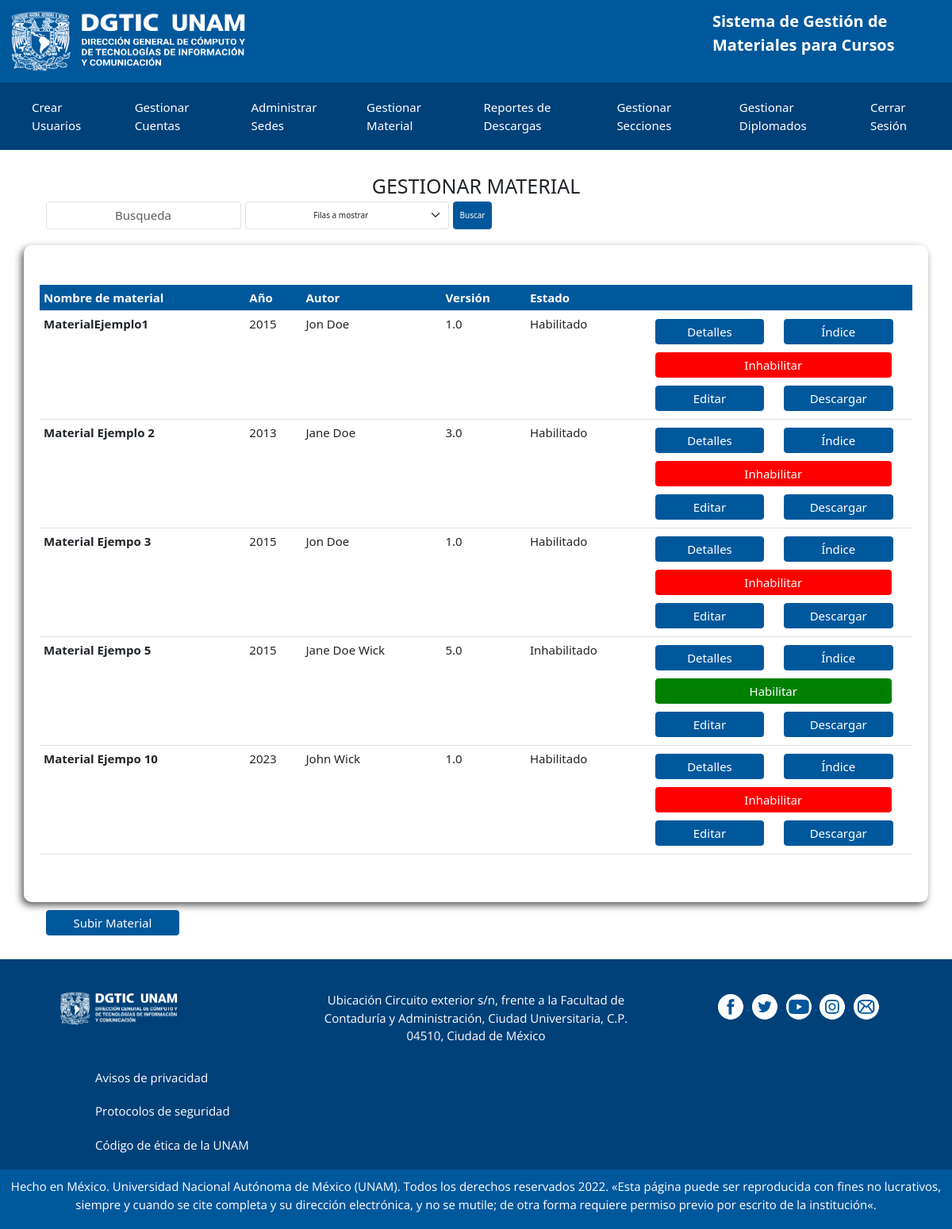
/view/admin/manage-material.php, run on an earlier commit of the app's database.
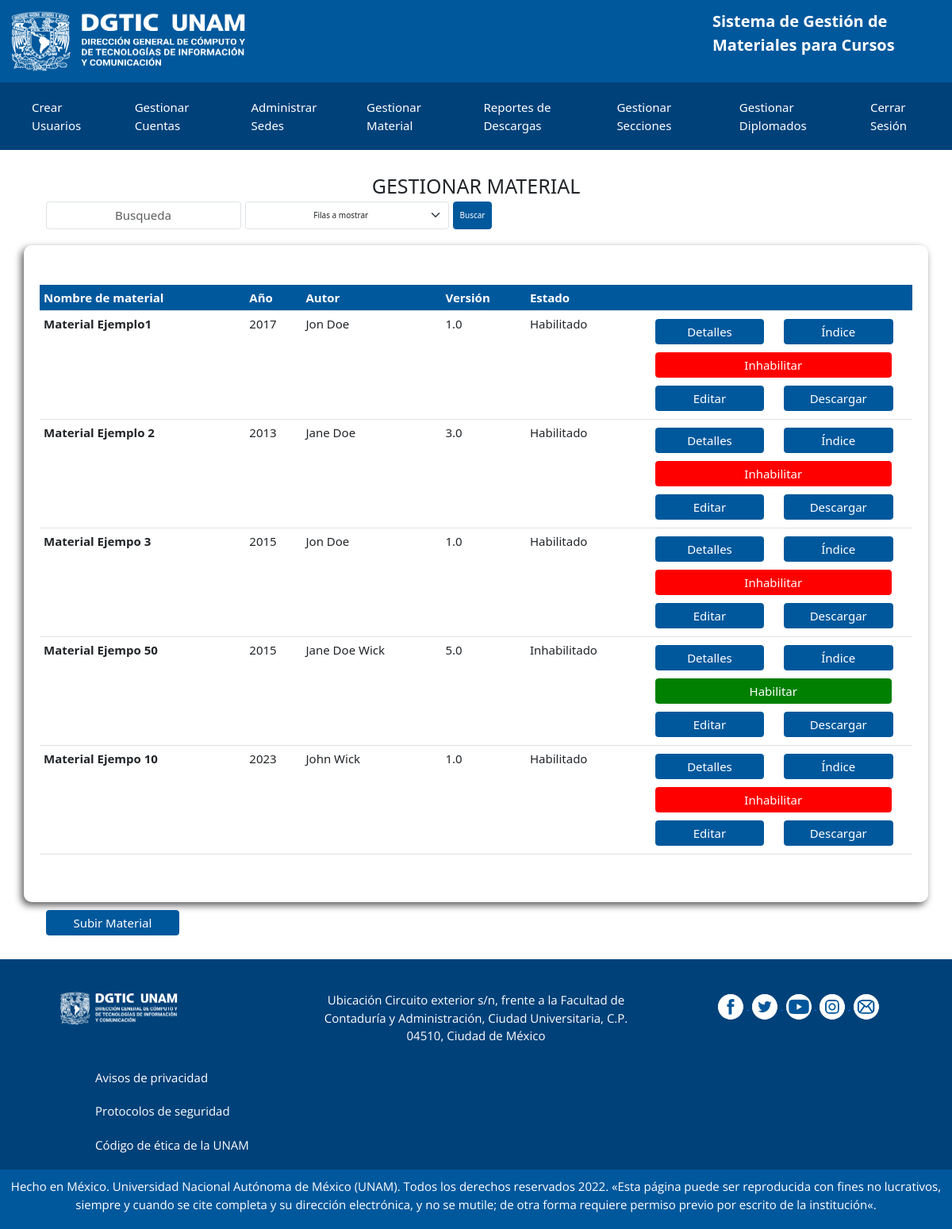
And on a later commit of the database.
### tables this page shows
CREATE TABLE `material` (
  `Material_Id` int(11) NOT NULL,
  `MaterialNombre` varchar(255) NOT NULL,
  `MaterialEstado` tinyint(1) NOT NULL DEFAULT 1,
  `MaterialISBN` varchar(100) DEFAULT NULL,
  `MaterialTiraje` int(11) DEFAULT NULL,
  `MaterialAutor` varchar(100) NOT NULL,
  `MaterialVersion` varchar(50) NOT NULL,
  `MaterialEdicion` int(11) DEFAULT NULL,
  `MaterialPaginas` int(11) DEFAULT NULL,
  `Area_Id` int(11) NOT NULL,
  `MaterialPDF` varchar(255) NOT NULL,
  `MaterialIndice` varchar(255) NOT NULL
);

### models/Qselect/select-material.php (called while the page is built, shortened)
<?php
    class SelectMaterials{
        public $connection;
        public function __construct()
        {
            $this -> connection = new Conexion();
        }
        public function getMaterialsAll(){
            try {
                $connect = $this->connection -> conectar();
                $connect->setAttribute(PDO::ATTR_ERRMODE, PDO::ERRMODE_EXCEPTION);
                $query = "SELECT Material_Id, MaterialNombre, MaterialEstado, MaterialISBN, MaterialTiraje, MaterialAutor, MaterialVersion, MaterialEdicion, MaterialPaginas, MaterialPDF, MaterialIndice, secciones.SeccionNombre, area.AreaNombre, area.Seccion_Id FROM material JOIN area ON material.Area_Id=area.Area_Id JOIN secciones ON area.Seccion_Id=secciones.Seccion_Id";
                $queryP = $connect -> prepare($query);
                $queryP -> execute();
                $resultado = $queryP->fetchAll(PDO::FETCH_ASSOC);
            } catch (PDOException $ex) {
                echo 'Error: ' .$ex->getMessage() . die();
            }
            return $resultado;
        }
    }
?>

### controllers/validation/php/validate-searchMaterial.php (called while the page is built)
<?php
    $materials = new SelectMaterials();
    if (isset($_POST['searchInput'])) {
        $search = trim($_POST['Busqueda'],  ' \0\x0');
        $files = $_POST['Filas'];
        $infoMaterials = $materials->getMaterialSearch($search, $files);
    }else{
        $infoMaterials = $materials->getMaterialsAll();
    }
?>

### view/layouts/templates/manage-material-template.php (the view, shortened to what this page needs)
<div class="container sombra gestionar-material">
    <?php if (count($infoMaterials) > 0) { ?>
        <table class="table">
            <thead class="encabezado">
                <tr>
                    <th scope="col">Nombre de material</th>
                    <th scope="col">Año</th>
                    <th scope="col">Autor</th>
                    <th scope="col">Versión</th>
                    <th scope="col">Estado</th>
                    <th scope="col"> </th>
                </tr>
            </thead>
            <tbody>
                <?php
                foreach ($infoMaterials as $infoMaterials) { ?>
                    <tr scope="col">
                        <th><?php echo $infoMaterials['MaterialNombre']; ?></th>
                        <td><?php echo $infoMaterials['MaterialEdicion']; ?></td>
                        <td><?php echo $infoMaterials['MaterialAutor']; ?></td>
                        <td><?php echo $infoMaterials['MaterialVersion']; ?></td>
                        <td><?php echo ($infoMaterials['MaterialEstado']) ? "Habilitado" : "Inhabilitado"; ?> </td>
                        <td>
                            <div class="btn-tabla-container">
                                <button type="button" class="btn btn-primary btn-tabla" data-bs-toggle="modal" data-bs-target="#staticBackdrop<?php echo $infoMaterials['Material_Id']; ?>">
                                    Detalles
                                </button>
                                <a href=<?php echo $infoMaterials['MaterialIndice']; ?>>
                                    <button type="button" class="btn btn-primary btn-tabla">Índice</button>
                                </a>
                            </div>
                            <form action="/inventario_dgtic\controllers\validation\php\validate-UpdateMaterial.php" method="post">
                                <button type="submit" name="cambio" class="btn btn-primary btn-tabla btn-CE <?php echo (!$infoMaterials['MaterialEstado']) ? "btn-habilitar" : "btn-inhabilitar"; ?>"><?php echo (!$infoMaterials['MaterialEstado']) ? "Habilitar" : "Inhabilitar"; ?></button>
                                <div class="btn-tabla-container">
                                    <button type="submit" name="editar" class="btn btn-primary btn-tabla ">Editar</button>
                                    <button type="submit" class="btn btn-primary btn-tabla">Descargar</button>
                                </div>
                            </form>
                        </td>
                    </tr>
                <?php } ?>
            </tbody>
        </table>
    <?php }else{ ?>
        <h2 class="titulo">Aún no hay registros por mostrar</h2>
    <?php }?>
</div>

### view/admin/manage-material.php (shortened to what this page needs)
<?php
include(BD_SELECT . 'select-material.php');
?>
<!DOCTYPE html>
<html lang="en">
<head>
    <?php include(LAYOUT . "/head.php"); ?>
</head>
<body>
    <?php include(LAYOUT . "/header.php"); ?>
    <?php include(LAYOUT . "/navbar-users/navbarAdmin.php"); ?>
    <h2 class="titulo">Gestionar Material</h2>
    <div class="container search">
        <form class="d-flex col-md-2 form-search needs-validation text-container" role="search" novalidate method="POST">
            <input class="form-control me-2 text-center" type="text" placeholder="Busqueda" name="Busqueda" id="Busqueda" required>
            <select class="form-select me-2 text-center" name="Filas" id="Filas" placeholder="Filas" required>
                <option value="">Filas a mostrar</option>
            </select>
            <button class="btn btn-primary" type="submit" name="searchInput">Buscar</button>
        </form>
    </div>
    <?php include(VALIDATION_PHP . '/validate-searchMaterial.php'); ?>
    <?php include(LAYOUT . "/templates/manage-material-template.php"); ?>
    <div class="container search mt-3">
        <a href="/inventario_dgtic/view/admin/admin-material-register.php">
            <button class="btn btn-primary btn-subir-material" type="button">Subir Material</button>
        </a>
    </div>
    <?php include(LAYOUT . "/footer.php"); ?>
</body>
</html>

### view/layouts/head.php (shortened to what this page needs)
<head>
    <link rel="stylesheet" href="/inventario_dgtic/view/main.css">
    <link rel="stylesheet" href="/inventario_dgtic/view/css/normalize.css">
    <link rel="stylesheet" href="/inventario_dgtic/view/css/styles.css">
    <link rel="stylesheet" href="https://cdn.datatables.net/1.13.5/css/jquery.dataTables.css" />
</head>

### view/layouts/header.php (shortened to what this page needs)
<div class="header">
    <header>
        <a href="https://www.tic.unam.mx/">
            <img class="logo" src="/inventario_dgtic/public/img/logo_DGTIC_blanco.png" alt="Logo DGTIC">
        </a>
        <p class="texto-header">Sistema de Gestión de Materiales para Cursos</p>
    </header>
</div>

### view/layouts/navbar-users/navbarAdmin.php
<div class="nav-bg">
    <nav class="navegacion-principal">
        <a href="/inventario_dgtic/view/admin/create-user.php">Crear Usuarios</a>
        <a href="/inventario_dgtic/view/admin/manage-account.php"">Gestionar Cuentas</a>
        <a href="/inventario_dgtic/view/admin/admin-sedes.php">Administrar Sedes</a>
        <a href="/inventario_dgtic/view/admin/manage-material.php">Gestionar Material</a>
        <a href="/inventario_dgtic/view/admin/manage-downloads.php">Reportes de Descargas</a>
        <a href="/inventario_dgtic/view/admin/admin-manage-section.php">Gestionar Secciones</a>
        <a href="/inventario_dgtic/view/admin/admin-manage-diplomado.php">Gestionar Diplomados</a>
        <a href="/inventario_dgtic/index.php">Cerrar Sesión</a>
    </nav>
</div>

### view/layouts/footer.php (shortened to what this page needs)
<footer class="footer">
    <div class="pie2">
        <div class="logo">
            <img class="logo2" src="/inventario_dgtic/public/img/logo_DGTIC_blanco.png" alt="Logo DGTIC">
        </div>
        <div class="aviso">
            <a class="elemento-aviso textoF" href="https://www.tic.unam.mx/avisosprivacidad/">Avisos de privacidad</a>
            <a class="elemento-aviso textoF" href="https://www.tic.unam.mx/protocolos-de-seguridad/">Protocolos de seguridad</a>
            <a class="elemento-aviso textoF" href="https://www.tic.unam.mx/wp-content/uploads/2023/02/codigo-etica-unam.pdf">Código de ética de la UNAM</a>
        </div>
        <div class="ubicacion">
            <p class="textoF">Ubicación Circuito exterior s/n, frente a la Facultad de Contaduría y Administración, Ciudad Universitaria, C.P. 04510, Ciudad de México</p>
        </div>
        <div class="redesSociales">
            <a href="https://www.facebook.com/unamdigitaldgtic/?epa=SEARCH_BOX">
                <img class="icono" src="/inventario_dgtic/public/img/facebook.png" alt="icono_facebook">
            </a>
            <a href="https://twitter.com/UNAMdigital?ref_src=twsrc%5Egoogle%7Ctwcamp%5Eserp%7Ctwgr%5Eauthor">
                <img class="icono" src="/inventario_dgtic/public/img/twitter.png" alt="icono_twitter">
            </a>
            <a href="https://www.youtube.com/@unamdigital4791/featured">
                <img class="icono" src="/inventario_dgtic/public/img/youtube.png" alt="icono_youtube">
            </a>
            <a href="https://www.instagram.com/unam_digital/">
                <img class="icono" src="/inventario_dgtic/public/img/ig.png" alt="icono_instagram">
            </a>
            <a href="mailto:contacto.tic@unam.mx">
                <img class="icono" src="/inventario_dgtic/public/img/mail.png" alt="icono_mail">
            </a>
        </div>
    </div>
    <div class="pie1">
        <p class="textoF">Hecho en México. Universidad Nacional Autónoma de México (UNAM). Todos los derechos reservados 2022. «Esta página puede ser reproducida con fines no lucrativos, siempre y cuando se cite completa y su dirección electrónica, y no se mutile; de otra forma requiere permiso previo por escrito de la institución«.</p>
    </div>
</footer>

### view/css/styles.css (style rules this page uses)
:root { --principal: #00589c; --secundario: #004179; --texto1: #fff; --texto2: #666666; }
html { font-size: 62.5%; box-sizing: border-box; }
*, *:before, *:after { box-sizing: inherit; }
.header { background-color: var(--principal); }
header { display: flex; justify-content: space-between; padding: 1%; }
.logo { width: 30rem; height: 8rem; }
.texto-header { font-family: system-ui, -apple-system, BlinkMacSystemFont, 'Segoe UI', Roboto, Oxygen, Ubuntu, Cantarell, 'Open Sans', 'Helvetica Neue', sans-serif; font-size: 2rem; color: white; font-weight: bold; width: 27rem; margin-right: 2rem; }
.titulo { font-size: 2.5rem; text-transform: uppercase; text-align: center; }
.nav-bg { background-color: var(--secundario); }
.navegacion-principal { display: flex; justify-content: center; padding: 1rem; margin-bottom: 3rem; }
.navegacion-principal a { font-size: 1.5rem; color: var(--texto1); text-decoration: none; margin-left: 2rem; margin-right: 2rem; padding: 1rem; }
.textoF { text-decoration: none; color: var(--texto1); font-family: 'Open Sans', sans-serif; font-size: 1.5rem; }
.pie2 { background: var(--secundario); display: grid; grid-template-columns: repeat(3, 1fr); grid-template-rows: repeat(2, auto); column-gap: 2rem; padding: 0%; text-align: center; margin-top: 3rem; }
.aviso { grid-row: 2/3; row-gap: 2rem; padding: 2rem; display: grid; grid-template-rows: repeat(3, auto); text-align: justify; padding-left: 12rem; }
.pie1 { padding: 1rem; background-color: var(--principal); text-align: center; }
.logo2 { width: 50%; padding-top: 4rem; }
.ubicacion { padding-top: 4rem; }
.redesSociales { padding-top: 4rem; }
.icono { width: 4rem; }
.formulario input, select { padding: 1rem; font-size: 1.5rem; }
.form-search { margin:.5rem 2rem 2rem 2rem; width: 50%; }
.form-search input, button { padding: .5rem; font-size: 1.5rem; }
.sombra { padding: 5rem 2rem 5rem 2rem; border-radius: 1rem; -webkit-box-shadow: -3px 4px 10px 0px rgba(0,0,0,0.65); -moz-box-shadow: -3px 4px 10px 0px rgba(0,0,0,0.65); box-shadow: -3px 4px 10px 0px rgba(0,0,0,0.65); }
.encabezado { background: var(--principal); font-size: 1.5rem; padding: 1rem; color: var(--texto1); }
.btn-tabla-container { display: grid; grid-template-columns: repeat(2, 1fr); }
.btn-tabla { font-size: 1.5rem; margin: .5rem; width: 85%; }
.btn-CE { width: 92%; }
.btn-habilitar { background-color: green; border-color: green; }
.btn-inhabilitar { background-color: red; border-color: red; }
.text-container { font-size: 1.5rem; }
.gestionar-material { font-size: 1.5rem; }
.btn-subir-material { font-size: 1.5rem; width: 15%; margin-left: 2rem; }

What changed in the data, as far as the page shows it:
changed material: MaterialNombre "MaterialEjemplo1" → "Material Ejemplo1"; MaterialEdicion "2015" → "2017"
changed material "Jane Doe Wick": MaterialNombre "Material Ejempo 5" → "Material Ejempo 50"
